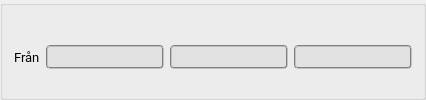
            <widget class="QGroupBox" name="groupBox_5">
             <property name="sizePolicy">
              <sizepolicy hsizetype="Fixed" vsizetype="Fixed">
               <horstretch>0</horstretch>
               <verstretch>0</verstretch>
              </sizepolicy>
             </property>
             <property name="styleSheet">
              <string notr="true">QGroupBox#groupBox_5{ 
    /* border: 1px solid gray; 
     border-radius: 6px; */
	 border:0; 
     background-color: transparent;
 }

QGroupBox::title { 
    background-color: transparent;
 }</string>
             </property>
             <property name="title">
              <string/>
             </property>
             <layout class="QHBoxLayout" name="horizontalLayout">
              <property name="bottomMargin">
               <number>0</number>
              </property>
              <item>
               <widget class="QLabel" name="label_11">
                <property name="font">
                 <font>
                  <family>Roboto</family>
                  <pointsize>10</pointsize>
                 </font>
                </property>
                <property name="styleSheet">
                 <string notr="true">QLabel{
background-color: transparent;
}</string>
                </property>
                <property name="text">
                 <string>Från</string>
                </property>
               </widget>
              </item>
              <item>
               <widget class="QLineEdit" name="typeYearLE">
                <property name="enabled">
                 <bool>true</bool>
                </property>
                <property name="focusPolicy">
                 <enum>Qt::ClickFocus</enum>
                </property>
                <property name="styleSheet">
                 <string notr="true">
QLineEdit {
    color: rgb(0, 0, 0);
    selection-color: white;   
    border: 2px groove gray;
    border-radius: 4px;
    padding: 2px 4px;
	background-color: rgb(225, 225, 225);

}
QLineEdit:focus {
    color: rgb(0, 0, 0);
    selection-color: white;   
    border: 2px groove gray;
    border-radius: 4px;
    padding: 2px 4px;
}

QLineEdit:edit-focus {
    color: rgb(0, 0, 0);
    selection-color: white;   
    border: 2px groove gray;
    border-radius: 4px;
    padding: 2px 4px;
}</string>
                </property>
               </widget>
              </item>
              <item>
               <widget class="QLineEdit" name="typeMonthLE">
                <property name="focusPolicy">
                 <enum>Qt::ClickFocus</enum>
                </property>
                <property name="styleSheet">
                 <string notr="true">
QLineEdit {
    color: rgb(0, 0, 0);
    selection-color: white;   
    border: 2px groove gray;
    border-radius: 4px;
    padding: 2px 4px;
	background-color: rgb(225, 225, 225);

}
QLineEdit:focus {
    color: rgb(0, 0, 0);
    selection-color: white;   
    border: 2px groove gray;
    border-radius: 4px;
    padding: 2px 4px;
}

QLineEdit:edit-focus {
    color: rgb(0, 0, 0);
    selection-color: white;   
    border: 2px groove gray;
    border-radius: 4px;
    padding: 2px 4px;
}</string>
                </property>
               </widget>
              </item>
              <item>
               <widget class="QLineEdit" name="typeDayLE">
                <property name="focusPolicy">
                 <enum>Qt::ClickFocus</enum>
                </property>
                <property name="styleSheet">
                 <string notr="true">
QLineEdit {
    color: rgb(0, 0, 0);
    selection-color: white;   
    border: 2px groove gray;
    border-radius: 4px;
    padding: 2px 4px;
	background-color: rgb(225, 225, 225);

}
QLineEdit:focus {
    color: rgb(0, 0, 0);
    selection-color: white;   
    border: 2px groove gray;
    border-radius: 4px;
    padding: 2px 4px;
}

QLineEdit:edit-focus {
    color: rgb(0, 0, 0);
    selection-color: white;   
    border: 2px groove gray;
    border-radius: 4px;
    padding: 2px 4px;
}</string>
                </property>
               </widget>
              </item>
             </layout>
            </widget>
